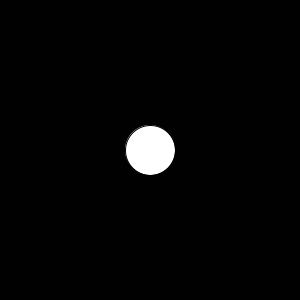
Frame 1 (no input)
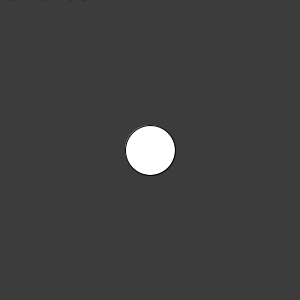
Frame 60 (the mouse pressed at the canvas centre just before this capture)
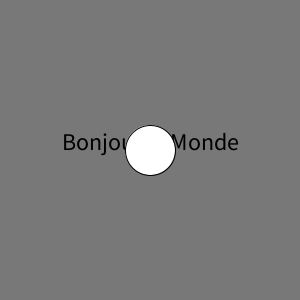
Frame 120 (the mouse held since frame 60 and released just before this capture)

The Processing sketch that drew these frames (run headless with seeded random() and noise(); from frame 60 on, the mouse is pressed at the canvas centre):

// Processing sketch: Init_1_h_println_frameCount
// ── Init_1_h_println_frameCount.pde
void setup() {
  size(300,300) ;
  background(0) ;
}


void draw() {
  background(frameCount) ;
  println("frameCount", frameCount) ;
  
  fill(0) ;
  stroke(0) ;
  textAlign(CENTER) ;
  textSize(24) ;
  text("Bonjour le Monde", mouseX, mouseY) ;
  
  fill(255) ;
  ellipse(width/2, height/2, 50, 50) ;
}
